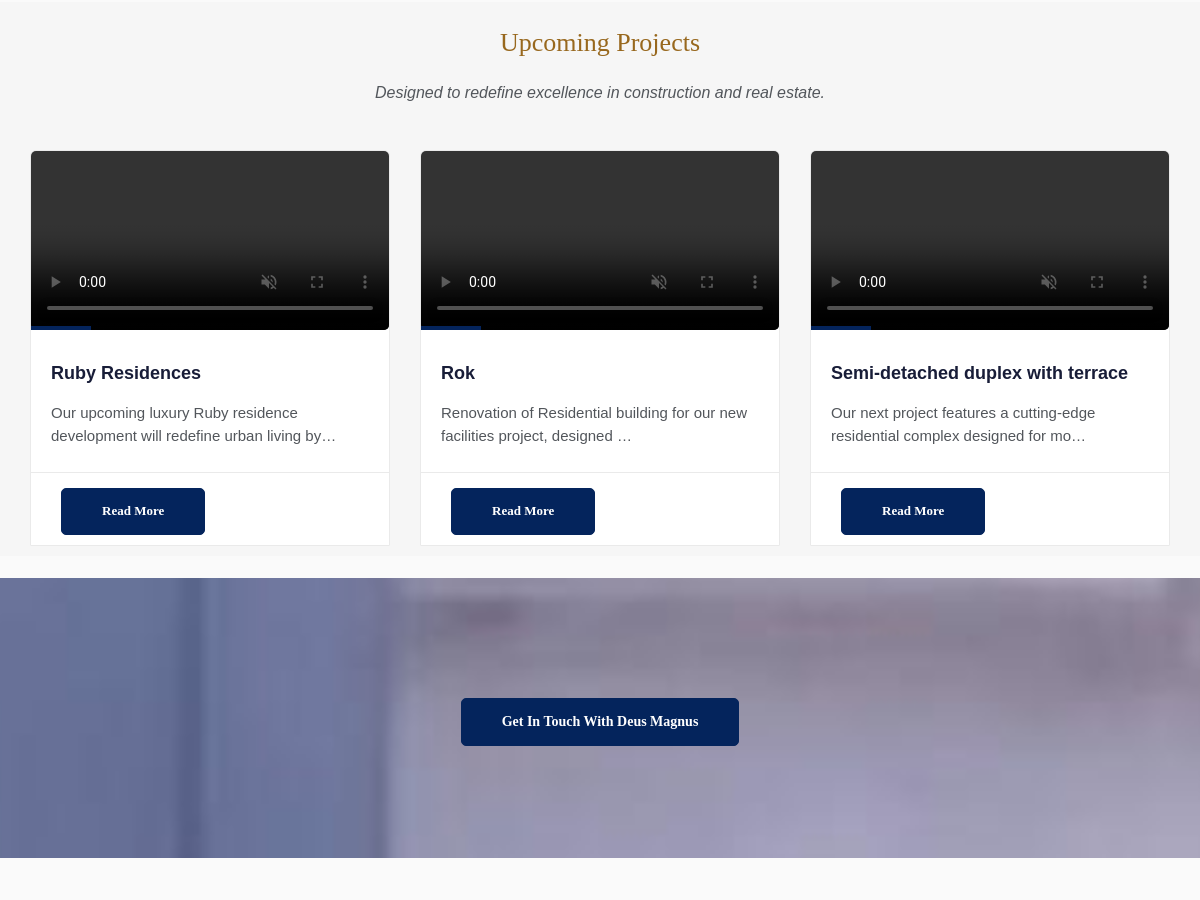
The app's page / (middle part), older data.
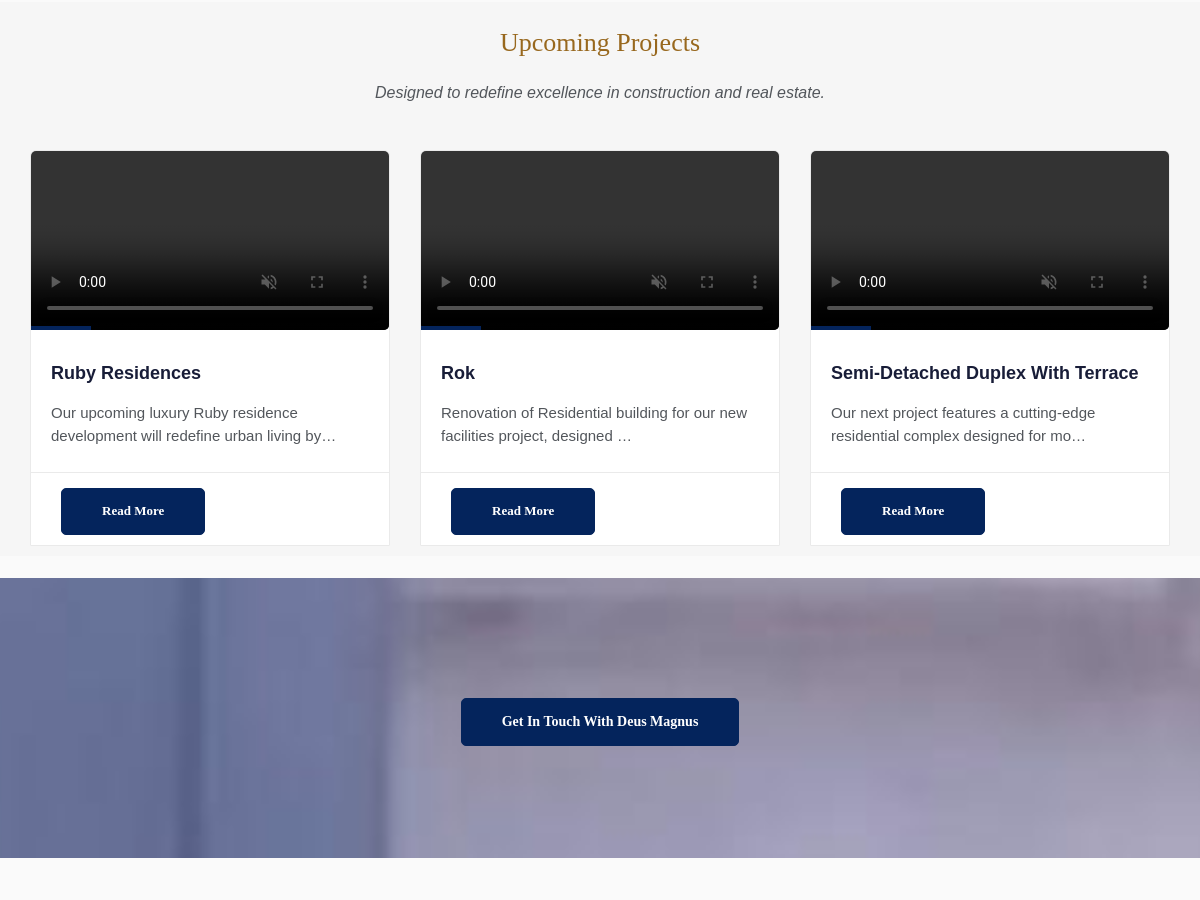
The same page, newer data.
### deus_magnus/models.py (models this page shows, shortened)
class DeusMagnusMainPost(models.Model):
    deus_magnus_title = models.CharField(max_length=255, blank=True, null=True)
    deus_magnus_description = models.TextField()
    deus_magnus_slug = models.SlugField (max_length=255,blank=True, null=True)
    deus_manus_video = models.FileField(upload_to='videos/')
    deus_magnus_publish_date = models.DateTimeField (auto_now_add= True)
    deus_magnus_author = models.ForeignKey(User, on_delete=models.CASCADE)
    class Meta:
        ordering =['-deus_magnus_publish_date']

### deus_magnus/views.py (the view)
# urls.py: path('', HomeView.as_view(), name="home"),
class HomeView(ListView):
    model = DeusMagnusMainPost
    template_name = 'deus_magnus/home.html'
    def get_context_data(self, **kwargs):
        context = super().get_context_data(**kwargs)
        context['first_videos'] = Mainvideo.objects.all()
        context['bash_ps'] = BashPicture.objects.all()
        context['second_constructions'] = SecondDeusMagnusMainPicturePost.objects.all()
        context['news_constructions'] = DeusMagnusEventBlog.objects.all()
        return context

### templates/deus_magnus/home.html (shortened to what this page needs)
{% extends "base.html" %}
{% load static %}
{% block content%}
<br><br>
<br><br><br>
<br><br><br>
<br><br><br>
<br><br><br>
<section class="section gb">
    <div class="container">
        <div class="section-title text-center">
            <h3 style="color: #98681e;">Upcoming Projects</h3>
            <p>Designed to redefine excellence in construction and real estate.</p>
        </div>
        <div class="row">
            {% for post in object_list %}
            <div class="col-lg-4 col-md-12">
                <div class="blog-box">
                    <a href="{% url 'detail' post.pk %}">
                        <div class="image-wrap entry">
                            <video autoplay muted playsinline loop controls width="100%" height="auto"style="border-radius: 5px;">
                                <source src="{{ post.deus_manus_video.url }}" type="video/mp4">
                            </video>
                        </div>
                    </a>
                    <div class="blog-desc">
                        <h4><a href="{% url 'detail' post.pk %}">{{ post.deus_magnus_title }}</a></h4>
                        <p>{{ post.deus_magnus_description|truncatechars:77 }}</p>
                    </div>
                    <div class="post-meta">
                        <div class="btn-wrapper">
                            <a href="{% url 'detail' post.pk %}" class="btn btn-primary" style="border-radius: 5px; font-family: Georgia;">Read More</a>
                        </div>
                    </div>
                </div>
            </div>
            {% endfor %}
        </div>
    </div>
</section><br>
<section class="parallax event-section" data-stellar-background-ratio="0.5" style="background-image:url({% static "images/device_01.png" %});">
    <div class="container">
        <div class="row">
            <div class="col-md-121">
                <div class="tagline-message event-title text-center">
                    <div class="btn-wrapper">
                        <a href="{% url 'contact' %}" class="btn btn-primary" style="border-radius: 5px;font-family: Georgia;">Get in Touch with Deus Magnus</a>
                    </div>
                </div>
            </div>
        </div>
    </div>
</section><br><br>
<br><br><br>
<br><br><br>
        {% endblock %}

Row changes from the older to the newer data that the page shows:
changed DeusMagnusMainPost "Our next project features a cutting-edge residential complex designed for mo…": deus_magnus_title "Semi-detached duplex with terrace" → "Semi-Detached Duplex With Terrace"
